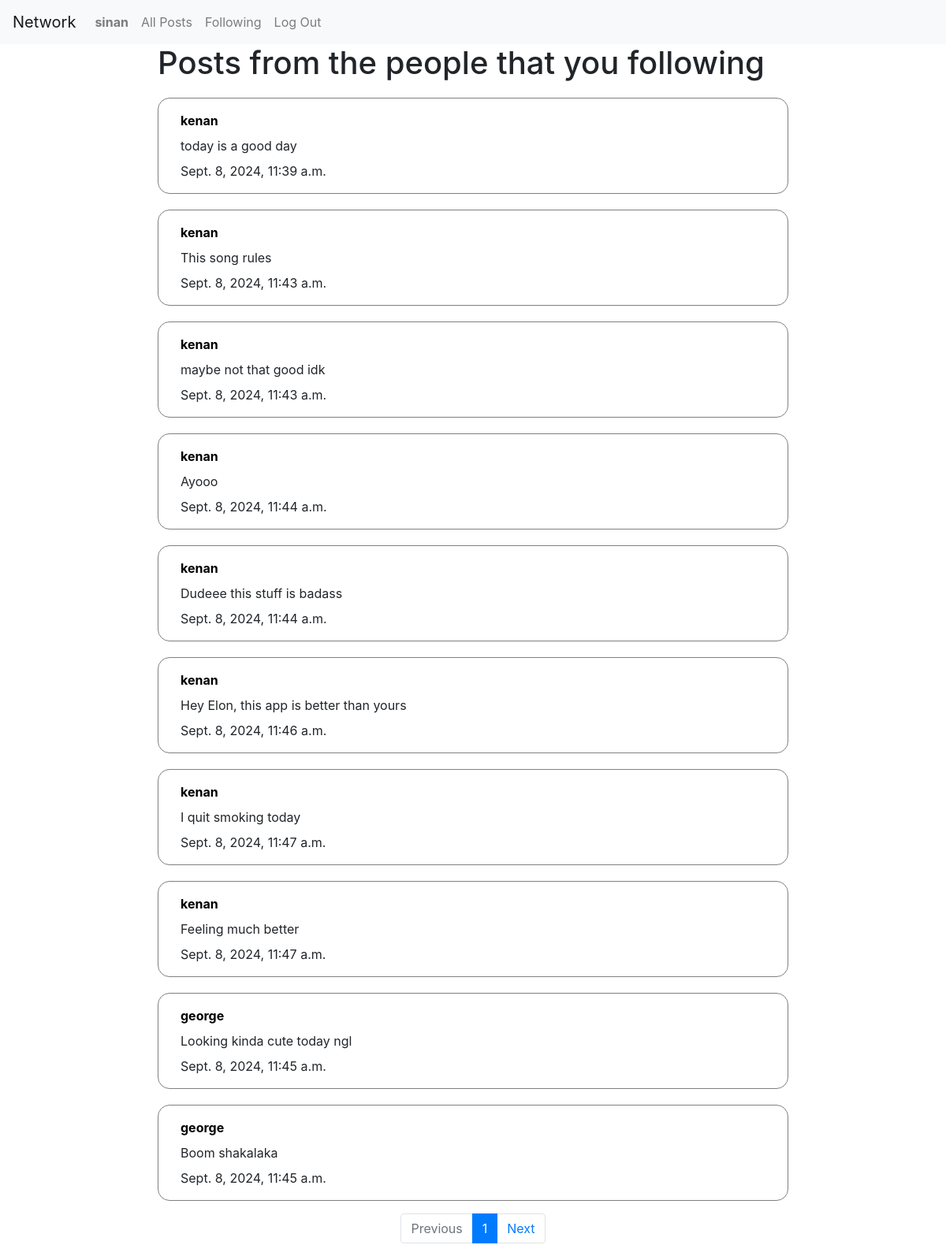
Page /following (signed in) on the committed database.
### network/models.py (models this page shows)
class User(AbstractUser):
    pass

class Post(models.Model):
    content = models.CharField(max_length=256)
    like = models.PositiveIntegerField(default=0)
    owner = models.ForeignKey(User, related_name="owner", on_delete=models.CASCADE)
    time = models.DateTimeField(auto_now_add=True)

### network/views.py (the view)
# urls.py: path("following", views.following, name="following"),
@login_required
def following(request):
    user = User.objects.get(pk=request.user.id)
    following = user.follower.all()
    if len(following) == 0:
        nofollow = True
        page_obj = None
    else:
        nofollow = False
        follow = [x.following.id for x in following]
        out = Post.objects.all().filter(owner__id__in = follow)
        paginator = Paginator(out,10)
        page_num = request.GET.get('page')
        page_obj = paginator.get_page(page_num)
    return render(request, "network/following.html", {"page_obj":page_obj, "nofollow":nofollow})

### network/templates/network/following.html
{% extends "network/layout.html" %}
{% block body %}
<main>
    {% if nofollow %}
    <h1>Currently, you are not following anybody.</h1>
    {% else %}
    <h1>Posts from the people that you following</h1>
    {% for post in page_obj %}
        <div class="post">
            <p class="username"><a href="{% url 'profile' post.owner.username %}">{{post.owner.username}}</a></p>
            <p>{{ post.content }}</p>
            <p>{{ post.time }}</p>
        </div>
    {% empty %}
    <h5>User has no posts</h5>
    {% endfor %}
    {% endif %}
</main>
<footer>
    <nav class="page-nav" aria-label="Page navigation">
        <ul class="pagination justify-content-center">
            {% if page_obj.has_previous %}
            <li class="page-item"><a class="page-link" href="?page={{ page_obj.previous_page_number }}">Previous</a></li>
            {% else %}
            <li class="page-item disabled"><a class="page-link" href="">Previous</a></li>
            {% endif %}
            <li class="page-item active"><a class="page-link" href="?page={{ page_obj.number }}">{{ page_obj.number }}</a></li>
            {% if page_obj.has_next %}
            <li class="page-item"><a class="page-link" href="?page={{ page_obj.next_page_number }}">Next</a></li>
            {% else %}
            <li class="page-item disabled"><a class="page-link" href="">Next</a></li>
            {% endif %}
        </ul>
    </nav>
</footer>
{% endblock %}

### network/templates/network/layout.html (shortened to what this page needs)
{% load static %}
<!DOCTYPE html>
<html lang="en">
    <head>
        <link rel="stylesheet" href="https://stackpath.bootstrapcdn.com/bootstrap/4.4.1/css/bootstrap.min.css">
        <link href="{% static 'network/styles.css' %}" rel="stylesheet">
    </head>
    <body>
        <header>
        <nav class="navbar navbar-expand-lg navbar-light bg-light">
            <a class="navbar-brand" href="{% url 'index' %}">Network</a>
            <div class="collapse navbar-collapse" id="navbarSupportedContent">
              <ul class="navbar-nav mr-auto">
                {% if user.is_authenticated %}
                    <li class="nav-item">
                        <a class="nav-link" href="{% url 'profile' user.username %}" id="profile-nav"><strong>{{ user.username }}</strong></a>
                    </li>
                {% endif %}
                <li class="nav-item">
                  <a class="nav-link" href="{% url 'index' %}" id="post-nav">All Posts</a>
                </li>
                {% if user.is_authenticated %}
                    <li class="nav-item">
                        <a class="nav-link" href="{% url 'following' %}" id="follow-nav">Following</a>
                    </li>
                    <li class="nav-item">
                        <a class="nav-link" href="{% url 'logout' %}">Log Out</a>
                    </li>
                {% endif %}
              </ul>
            </div>
          </nav>
        </header>
            {% block body %}
            {% endblock %}
    </body>
</html>

### network/static/network/styles.css (style rules this page uses)
* { margin: 0; padding: 0; box-sizing: border-box; }
body { min-height: 100vh; }
main { max-width: 800px; margin: 0 auto; }
footer { margin-top: 1em; }
p { margin: 0.5em 0.5em; }
p a:any-link { text-decoration: none; font-weight: bolder; color: black; transition: all ease 0.2s; }
.username { font-weight: 500; margin-bottom: 0; }
.post { border: 1px solid gray; border-radius: 15px; margin-top: clamp(1em, 2.5vh, 1.5em); padding: 0.5em 2.5%; }

### rows in the picture
User: username "sinan"
Post: owner.username "kenan", content "today is a good day", time "Sept. 8, 2024, 11:39 a.m."
Post: owner.username "kenan", content "This song rules", time "Sept. 8, 2024, 11:43 a.m."
Post: owner.username "kenan", content "maybe not that good idk", time "Sept. 8, 2024, 11:43 a.m."
Post: owner.username "kenan", content "Ayooo", time "Sept. 8, 2024, 11:44 a.m."
Post: owner.username "kenan", content "Dudeee this stuff is badass", time "Sept. 8, 2024, 11:44 a.m."
Post: owner.username "kenan", content "Hey Elon, this app is better than yours", time "Sept. 8, 2024, 11:46 a.m."
Post: owner.username "kenan", content "I quit smoking today", time "Sept. 8, 2024, 11:47 a.m."
Post: owner.username "kenan", content "Feeling much better", time "Sept. 8, 2024, 11:47 a.m."
Post: owner.username "george", content "Looking kinda cute today ngl", time "Sept. 8, 2024, 11:45 a.m."
Post: owner.username "george", content "Boom shakalaka", time "Sept. 8, 2024, 11:45 a.m."

### other values in the picture
{{ page_obj.number }} "1"
